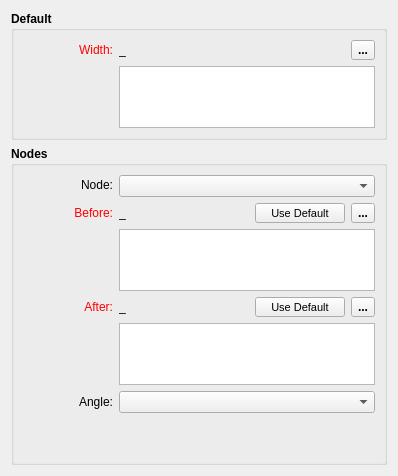
           <widget class="QWidget" name="tab">
            <attribute name="title">
             <string>Automatic</string>
            </attribute>
            <layout class="QVBoxLayout" name="verticalLayout_5">
             <item>
              <widget class="QGroupBox" name="default_GroupBox">
               <property name="sizePolicy">
                <sizepolicy hsizetype="Expanding" vsizetype="Preferred">
                 <horstretch>0</horstretch>
                 <verstretch>0</verstretch>
                </sizepolicy>
               </property>
               <property name="minimumSize">
                <size>
                 <width>0</width>
                 <height>0</height>
                </size>
               </property>
               <property name="font">
                <font>
                 <pointsize>9</pointsize>
                 <bold>true</bold>
                </font>
               </property>
               <property name="title">
                <string>Default</string>
               </property>
               <layout class="QVBoxLayout" name="verticalLayout_9">
                <item>
                 <layout class="QHBoxLayout" name="horizontalLayout_2">
                  <item alignment="Qt::AlignLeft">
                   <widget class="QLabel" name="widthEdit_Label">
                    <property name="sizePolicy">
                     <sizepolicy hsizetype="Fixed" vsizetype="Preferred">
                      <horstretch>0</horstretch>
                      <verstretch>0</verstretch>
                     </sizepolicy>
                    </property>
                    <property name="minimumSize">
                     <size>
                      <width>90</width>
                      <height>0</height>
                     </size>
                    </property>
                    <property name="maximumSize">
                     <size>
                      <width>16777215</width>
                      <height>20</height>
                     </size>
                    </property>
                    <property name="palette">
                     <palette>
                      <active>
                       <colorrole role="WindowText">
                        <brush brushstyle="SolidPattern">
                         <color alpha="255">
                          <red>255</red>
                          <green>0</green>
                          <blue>0</blue>
                         </color>
                        </brush>
                       </colorrole>
                      </active>
                      <inactive>
                       <colorrole role="WindowText">
                        <brush brushstyle="SolidPattern">
                         <color alpha="255">
                          <red>255</red>
                          <green>0</green>
                          <blue>0</blue>
                         </color>
                        </brush>
                       </colorrole>
                      </inactive>
                      <disabled>
                       <colorrole role="WindowText">
                        <brush brushstyle="SolidPattern">
                         <color alpha="255">
                          <red>159</red>
                          <green>158</green>
                          <blue>158</blue>
                         </color>
                        </brush>
                       </colorrole>
                      </disabled>
                     </palette>
                    </property>
                    <property name="font">
                     <font>
                      <pointsize>9</pointsize>
                      <bold>false</bold>
                     </font>
                    </property>
                    <property name="text">
                     <string>Width:</string>
                    </property>
                    <property name="alignment">
                     <set>Qt::AlignRight|Qt::AlignTrailing|Qt::AlignVCenter</set>
                    </property>
                   </widget>
                  </item>
                  <item>
                   <widget class="QLabel" name="widthResult_Label">
                    <property name="sizePolicy">
                     <sizepolicy hsizetype="Fixed" vsizetype="Preferred">
                      <horstretch>0</horstretch>
                      <verstretch>0</verstretch>
                     </sizepolicy>
                    </property>
                    <property name="minimumSize">
                     <size>
                      <width>40</width>
                      <height>0</height>
                     </size>
                    </property>
                    <property name="maximumSize">
                     <size>
                      <width>16777215</width>
                      <height>20</height>
                     </size>
                    </property>
                    <property name="font">
                     <font>
                      <pointsize>9</pointsize>
                      <bold>false</bold>
                     </font>
                    </property>
                    <property name="toolTip">
                     <string>Value</string>
                    </property>
                    <property name="text">
                     <string notr="true">_</string>
                    </property>
                   </widget>
                  </item>
                  <item>
                   <spacer name="horizontalSpacer">
                    <property name="orientation">
                     <enum>Qt::Horizontal</enum>
                    </property>
                    <property name="sizeHint" stdset="0">
                     <size>
                      <width>40</width>
                      <height>20</height>
                     </size>
                    </property>
                   </spacer>
                  </item>
                  <item alignment="Qt::AlignRight">
                   <widget class="QToolButton" name="toolButtonExprWidth">
                    <property name="minimumSize">
                     <size>
                      <width>0</width>
                      <height>20</height>
                     </size>
                    </property>
                    <property name="maximumSize">
                     <size>
                      <width>16777215</width>
                      <height>20</height>
                     </size>
                    </property>
                    <property name="toolTip">
                     <string>Formula wizard</string>
                    </property>
                    <property name="styleSheet">
                     <string notr="true"/>
                    </property>
                    <property name="text">
                     <string notr="true">...</string>
                    </property>
                    <property name="icon">
                     <iconset resource="../../../../vmisc/share/resources/icon.qrc">
                      <normaloff>:/icon/24x24/fx.png</normaloff>:/icon/24x24/fx.png</iconset>
                    </property>
                    <property name="iconSize">
                     <size>
                      <width>20</width>
                      <height>20</height>
                     </size>
                    </property>
                   </widget>
                  </item>
                 </layout>
                </item>
                <item>
                 <layout class="QFormLayout" name="formLayout_4">
                  <item row="0" column="0">
                   <spacer name="horizontalSpacer_7">
                    <property name="orientation">
                     <enum>Qt::Horizontal</enum>
                    </property>
                    <property name="sizeHint" stdset="0">
                     <size>
                      <width>90</width>
                      <height>20</height>
                     </size>
                    </property>
                   </spacer>
                  </item>
                  <item row="0" column="1">
                   <widget class="QPlainTextEdit" name="widthFormula_PlainTextEdit">
                    <property name="sizePolicy">
                     <sizepolicy hsizetype="Expanding" vsizetype="Preferred">
                      <horstretch>0</horstretch>
                      <verstretch>0</verstretch>
                     </sizepolicy>
                    </property>
                    <property name="minimumSize">
                     <size>
                      <width>0</width>
                      <height>0</height>
                     </size>
                    </property>
                    <property name="maximumSize">
                     <size>
                      <width>16777215</width>
                      <height>62</height>
                     </size>
                    </property>
                    <property name="font">
                     <font>
                      <pointsize>9</pointsize>
                      <bold>false</bold>
                     </font>
                    </property>
                    <property name="toolTip">
                     <string>Calculation</string>
                    </property>
                    <property name="frameShadow">
                     <enum>QFrame::Sunken</enum>
                    </property>
                    <property name="tabChangesFocus">
                     <bool>true</bool>
                    </property>
                   </widget>
                  </item>
                 </layout>
                </item>
               </layout>
              </widget>
             </item>
             <item>
              <widget class="QGroupBox" name="nodes_GroupBox">
               <property name="sizePolicy">
                <sizepolicy hsizetype="Expanding" vsizetype="Expanding">
                 <horstretch>0</horstretch>
                 <verstretch>0</verstretch>
                </sizepolicy>
               </property>
               <property name="minimumSize">
                <size>
                 <width>0</width>
                 <height>0</height>
                </size>
               </property>
               <property name="font">
                <font>
                 <pointsize>9</pointsize>
                 <bold>true</bold>
                </font>
               </property>
               <property name="title">
                <string>Nodes</string>
               </property>
               <layout class="QVBoxLayout" name="verticalLayout_3">
                <item>
                 <layout class="QFormLayout" name="formLayout">
                  <item row="0" column="0">
                   <widget class="QLabel" name="labelNode">
                    <property name="sizePolicy">
                     <sizepolicy hsizetype="Preferred" vsizetype="Preferred">
                      <horstretch>0</horstretch>
                      <verstretch>0</verstretch>
                     </sizepolicy>
                    </property>
                    <property name="minimumSize">
                     <size>
                      <width>90</width>
                      <height>0</height>
                     </size>
                    </property>
                    <property name="maximumSize">
                     <size>
                      <width>16777215</width>
                      <height>20</height>
                     </size>
                    </property>
                    <property name="font">
                     <font>
                      <pointsize>9</pointsize>
                      <bold>false</bold>
                     </font>
                    </property>
                    <property name="text">
                     <string>Node:</string>
                    </property>
                    <property name="alignment">
                     <set>Qt::AlignRight|Qt::AlignTrailing|Qt::AlignVCenter</set>
                    </property>
                   </widget>
                  </item>
                  <item row="0" column="1">
                   <widget class="QComboBox" name="nodes_ComboBox">
                    <property name="sizePolicy">
                     <sizepolicy hsizetype="Preferred" vsizetype="Fixed">
                      <horstretch>0</horstretch>
                      <verstretch>0</verstretch>
                     </sizepolicy>
                    </property>
                    <property name="minimumSize">
                     <size>
                      <width>200</width>
                      <height>0</height>
                     </size>
                    </property>
                    <property name="maximumSize">
                     <size>
                      <width>16777215</width>
                      <height>16777215</height>
                     </size>
                    </property>
                    <property name="font">
                     <font>
                      <pointsize>9</pointsize>
                      <bold>false</bold>
                     </font>
                    </property>
                    <property name="maxVisibleItems">
                     <number>30</number>
                    </property>
                   </widget>
                  </item>
                 </layout>
                </item>
                <item>
                 <layout class="QHBoxLayout" name="horizontalLayout_9">
                  <item>
                   <widget class="QLabel" name="beforeWidthEdit_Label">
                    <property name="sizePolicy">
                     <sizepolicy hsizetype="Fixed" vsizetype="Preferred">
                      <horstretch>0</horstretch>
                      <verstretch>0</verstretch>
                     </sizepolicy>
                    </property>
                    <property name="minimumSize">
                     <size>
                      <width>90</width>
                      <height>0</height>
                     </size>
                    </property>
                    <property name="maximumSize">
                     <size>
                      <width>16777215</width>
                      <height>20</height>
                     </size>
                    </property>
                    <property name="palette">
                     <palette>
                      <active>
                       <colorrole role="WindowText">
                        <brush brushstyle="SolidPattern">
                         <color alpha="255">
                          <red>255</red>
                          <green>0</green>
                          <blue>0</blue>
                         </color>
                        </brush>
                       </colorrole>
                      </active>
                      <inactive>
                       <colorrole role="WindowText">
                        <brush brushstyle="SolidPattern">
                         <color alpha="255">
                          <red>255</red>
                          <green>0</green>
                          <blue>0</blue>
                         </color>
                        </brush>
                       </colorrole>
                      </inactive>
                      <disabled>
                       <colorrole role="WindowText">
                        <brush brushstyle="SolidPattern">
                         <color alpha="255">
                          <red>159</red>
                          <green>158</green>
                          <blue>158</blue>
                         </color>
                        </brush>
                       </colorrole>
                      </disabled>
                     </palette>
                    </property>
                    <property name="font">
                     <font>
                      <pointsize>9</pointsize>
                      <bold>false</bold>
                     </font>
                    </property>
                    <property name="text">
                     <string>Before:</string>
                    </property>
                    <property name="alignment">
                     <set>Qt::AlignRight|Qt::AlignTrailing|Qt::AlignVCenter</set>
                    </property>
                   </widget>
                  </item>
                  <item>
                   <widget class="QLabel" name="beforeWidthResult_Label">
                    <property name="sizePolicy">
                     <sizepolicy hsizetype="Expanding" vsizetype="Preferred">
                      <horstretch>0</horstretch>
                      <verstretch>0</verstretch>
                     </sizepolicy>
                    </property>
                    <property name="minimumSize">
                     <size>
                      <width>50</width>
                      <height>0</height>
                     </size>
                    </property>
                    <property name="maximumSize">
                     <size>
                      <width>16777215</width>
                      <height>20</height>
                     </size>
                    </property>
                    <property name="font">
                     <font>
                      <pointsize>9</pointsize>
                      <bold>false</bold>
                     </font>
                    </property>
                    <property name="toolTip">
                     <string>Value</string>
                    </property>
                    <property name="text">
                     <string notr="true">_</string>
                    </property>
                   </widget>
                  </item>
                  <item>
                   <spacer name="horizontalSpacer_3">
                    <property name="orientation">
                     <enum>Qt::Horizontal</enum>
                    </property>
                    <property name="sizeHint" stdset="0">
                     <size>
                      <width>10</width>
                      <height>17</height>
                     </size>
                    </property>
                   </spacer>
                  </item>
                  <item>
                   <widget class="QPushButton" name="beforeDefault_PushButton">
                    <property name="minimumSize">
                     <size>
                      <width>90</width>
                      <height>20</height>
                     </size>
                    </property>
                    <property name="maximumSize">
                     <size>
                      <width>16777215</width>
                      <height>20</height>
                     </size>
                    </property>
                    <property name="font">
                     <font>
                      <pointsize>8</pointsize>
                      <bold>false</bold>
                     </font>
                    </property>
                    <property name="toolTip">
                     <string>Return to default width</string>
                    </property>
                    <property name="text">
                     <string>Use Default</string>
                    </property>
                   </widget>
                  </item>
                  <item>
                   <widget class="QToolButton" name="beforeExpr_ToolButton">
                    <property name="minimumSize">
                     <size>
                      <width>0</width>
                      <height>20</height>
                     </size>
                    </property>
                    <property name="maximumSize">
                     <size>
                      <width>16777215</width>
                      <height>20</height>
                     </size>
                    </property>
                    <property name="toolTip">
                     <string>Formula wizard</string>
                    </property>
                    <property name="text">
                     <string notr="true">...</string>
                    </property>
                    <property name="icon">
                     <iconset resource="../../../../vmisc/share/resources/icon.qrc">
                      <normaloff>:/icon/24x24/fx.png</normaloff>:/icon/24x24/fx.png</iconset>
                    </property>
                    <property name="iconSize">
                     <size>
                      <width>20</width>
                      <height>20</height>
                     </size>
                    </property>
                   </widget>
                  </item>
                 </layout>
                </item>
                <item>
                 <layout class="QFormLayout" name="formLayout_5">
                  <item row="0" column="0">
                   <spacer name="horizontalSpacer_8">
                    <property name="orientation">
                     <enum>Qt::Horizontal</enum>
                    </property>
                    <property name="sizeHint" stdset="0">
                     <size>
                      <width>90</width>
                      <height>20</height>
                     </size>
                    </property>
                   </spacer>
                  </item>
                  <item row="0" column="1">
                   <widget class="QPlainTextEdit" name="beforeWidthFormula_PlainTextEdit">
                    <property name="sizePolicy">
                     <sizepolicy hsizetype="Expanding" vsizetype="Preferred">
                      <horstretch>0</horstretch>
                      <verstretch>0</verstretch>
                     </sizepolicy>
                    </property>
                    <property name="maximumSize">
                     <size>
                      <width>16777215</width>
                      <height>62</height>
                     </size>
                    </property>
                    <property name="font">
                     <font>
                      <pointsize>9</pointsize>
                      <bold>false</bold>
                     </font>
                    </property>
                    <property name="toolTip">
                     <string>Calculation</string>
                    </property>
                    <property name="tabChangesFocus">
                     <bool>true</bool>
                    </property>
                   </widget>
                  </item>
                 </layout>
                </item>
                <item>
                 <layout class="QHBoxLayout" name="horizontalLayout_16">
                  <item alignment="Qt::AlignLeft">
                   <widget class="QLabel" name="afterWidthEdit_Label">
                    <property name="sizePolicy">
                     <sizepolicy hsizetype="Fixed" vsizetype="Preferred">
                      <horstretch>0</horstretch>
                      <verstretch>0</verstretch>
                     </sizepolicy>
                    </property>
                    <property name="minimumSize">
                     <size>
                      <width>90</width>
                      <height>0</height>
                     </size>
                    </property>
                    <property name="maximumSize">
                     <size>
                      <width>16777215</width>
                      <height>20</height>
                     </size>
                    </property>
                    <property name="palette">
                     <palette>
                      <active>
                       <colorrole role="WindowText">
                        <brush brushstyle="SolidPattern">
                         <color alpha="255">
                          <red>255</red>
                          <green>0</green>
                          <blue>0</blue>
                         </color>
                        </brush>
                       </colorrole>
                      </active>
                      <inactive>
                       <colorrole role="WindowText">
                        <brush brushstyle="SolidPattern">
                         <color alpha="255">
                          <red>255</red>
                          <green>0</green>
                          <blue>0</blue>
                         </color>
                        </brush>
                       </colorrole>
                      </inactive>
                      <disabled>
                       <colorrole role="WindowText">
                        <brush brushstyle="SolidPattern">
                         <color alpha="255">
                          <red>159</red>
                          <green>158</green>
                          <blue>158</blue>
                         </color>
                        </brush>
                       </colorrole>
                      </disabled>
                     </palette>
                    </property>
                    <property name="font">
                     <font>
                      <pointsize>9</pointsize>
                      <bold>false</bold>
                     </font>
                    </property>
                    <property name="text">
                     <string>After:</string>
                    </property>
                    <property name="alignment">
                     <set>Qt::AlignRight|Qt::AlignTrailing|Qt::AlignVCenter</set>
                    </property>
                   </widget>
                  </item>
                  <item>
                   <widget class="QLabel" name="afterWidthResult_Label">
                    <property name="sizePolicy">
                     <sizepolicy hsizetype="Expanding" vsizetype="Preferred">
                      <horstretch>0</horstretch>
                      <verstretch>0</verstretch>
                     </sizepolicy>
                    </property>
                    <property name="minimumSize">
                     <size>
                      <width>50</width>
                      <height>0</height>
                     </size>
                    </property>
                    <property name="maximumSize">
                     <size>
                      <width>16777215</width>
                      <height>20</height>
                     </size>
                    </property>
                    <property name="font">
                     <font>
                      <pointsize>9</pointsize>
                      <bold>false</bold>
                     </font>
                    </property>
                    <property name="toolTip">
                     <string>Value</string>
                    </property>
                    <property name="text">
                     <string notr="true">_</string>
                    </property>
                   </widget>
                  </item>
                  <item>
                   <spacer name="horizontalSpacer_6">
                    <property name="orientation">
                     <enum>Qt::Horizontal</enum>
                    </property>
                    <property name="sizeHint" stdset="0">
                     <size>
                      <width>10</width>
                      <height>20</height>
                     </size>
                    </property>
                   </spacer>
                  </item>
                  <item>
                   <widget class="QPushButton" name="afterDefault_PushButton">
                    <property name="minimumSize">
                     <size>
                      <width>90</width>
                      <height>20</height>
                     </size>
                    </property>
                    <property name="maximumSize">
                     <size>
                      <width>16777215</width>
                      <height>20</height>
                     </size>
                    </property>
                    <property name="font">
                     <font>
                      <pointsize>8</pointsize>
                      <bold>false</bold>
                     </font>
                    </property>
                    <property name="toolTip">
                     <string>Return to default width</string>
                    </property>
                    <property name="text">
                     <string>Use Default</string>
                    </property>
                   </widget>
                  </item>
                  <item alignment="Qt::AlignRight">
                   <widget class="QToolButton" name="afterExpr_ToolButton">
                    <property name="minimumSize">
                     <size>
                      <width>0</width>
                      <height>20</height>
                     </size>
                    </property>
                    <property name="maximumSize">
                     <size>
                      <width>16777215</width>
                      <height>20</height>
                     </size>
                    </property>
                    <property name="toolTip">
                     <string>Formula wizard</string>
                    </property>
                    <property name="text">
                     <string notr="true">...</string>
                    </property>
                    <property name="icon">
                     <iconset resource="../../../../vmisc/share/resources/icon.qrc">
                      <normaloff>:/icon/24x24/fx.png</normaloff>:/icon/24x24/fx.png</iconset>
                    </property>
                    <property name="iconSize">
                     <size>
                      <width>20</width>
                      <height>20</height>
                     </size>
                    </property>
                   </widget>
                  </item>
                 </layout>
                </item>
                <item>
                 <layout class="QFormLayout" name="formLayout_6">
                  <item row="0" column="0">
                   <spacer name="horizontalSpacer_15">
                    <property name="orientation">
                     <enum>Qt::Horizontal</enum>
                    </property>
                    <property name="sizeHint" stdset="0">
                     <size>
                      <width>90</width>
                      <height>20</height>
                     </size>
                    </property>
                   </spacer>
                  </item>
                  <item row="0" column="1">
                   <widget class="QPlainTextEdit" name="afterWidthFormula_PlainTextEdit">
                    <property name="sizePolicy">
                     <sizepolicy hsizetype="Expanding" vsizetype="Preferred">
                      <horstretch>0</horstretch>
                      <verstretch>0</verstretch>
                     </sizepolicy>
                    </property>
                    <property name="maximumSize">
                     <size>
                      <width>16777215</width>
                      <height>62</height>
                     </size>
                    </property>
                    <property name="font">
                     <font>
                      <pointsize>9</pointsize>
                      <bold>false</bold>
                     </font>
                    </property>
                    <property name="toolTip">
                     <string>Calculation</string>
                    </property>
                    <property name="tabChangesFocus">
                     <bool>true</bool>
                    </property>
                   </widget>
                  </item>
                 </layout>
                </item>
                <item>
                 <layout class="QFormLayout" name="formLayout_2">
                  <item row="0" column="0">
                   <widget class="QLabel" name="labelAngle">
                    <property name="minimumSize">
                     <size>
                      <width>90</width>
                      <height>0</height>
                     </size>
                    </property>
                    <property name="font">
                     <font>
                      <pointsize>9</pointsize>
                      <bold>false</bold>
                     </font>
                    </property>
                    <property name="text">
                     <string>Angle:</string>
                    </property>
                    <property name="alignment">
                     <set>Qt::AlignRight|Qt::AlignTrailing|Qt::AlignVCenter</set>
                    </property>
                   </widget>
                  </item>
                  <item row="0" column="1">
                   <widget class="QComboBox" name="angle_ComboBox">
                    <property name="sizePolicy">
                     <sizepolicy hsizetype="Preferred" vsizetype="Fixed">
                      <horstretch>0</horstretch>
                      <verstretch>0</verstretch>
                     </sizepolicy>
                    </property>
                    <property name="minimumSize">
                     <size>
                      <width>200</width>
                      <height>0</height>
                     </size>
                    </property>
                    <property name="font">
                     <font>
                      <pointsize>9</pointsize>
                      <bold>false</bold>
                     </font>
                    </property>
                   </widget>
                  </item>
                 </layout>
                </item>
                <item>
                 <spacer name="verticalSpacer_10">
                  <property name="orientation">
                   <enum>Qt::Vertical</enum>
                  </property>
                  <property name="sizeHint" stdset="0">
                   <size>
                    <width>20</width>
                    <height>40</height>
                   </size>
                  </property>
                 </spacer>
                </item>
               </layout>
              </widget>
             </item>
            </layout>
           </widget>
